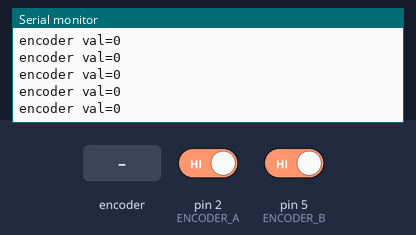
Simulated run of this sketch. Board: Arduino Uno, built with avr-gcc and run on an emulated ATmega328P. Shown: the last lines printed to the serial monitor. The inputs (shaded band) are chosen by the test bench; at power-on: pin 2 (ENCODER_A) HIGH, pin 5 (ENCODER_B) HIGH.

Above: at 1.2 s.
1.3 s: rotary encoder on pin 2 (ENCODER_A) / pin 5 (ENCODER_B) turned 1 step (first pin leading)
At 1.31 s:
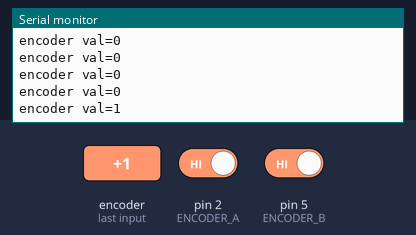
3.0 s: rotary encoder on pin 2 (ENCODER_A) / pin 5 (ENCODER_B) turned 1 step (first pin leading)
At 3.01 s:
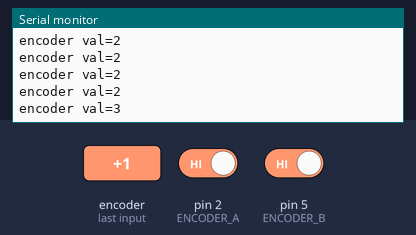
Timing chart, 0 to 6.0 s (numbered marks = the images above; inputs shaded):
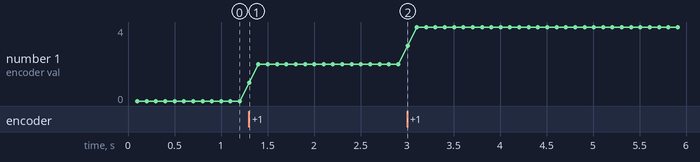

The sketch:

3.ino
```cpp
#define ENCODER_A 2 // 编码器读取采用中断方式，该引脚为第0个中断接口
#define ENCODER_B 5
long encoderVal; //左编码器值
//函数功能:外部中断读取编码器数据，具有二倍频功能注意外部中断是跳变沿触发
void getEncoder(void) {
  if (digitalRead(ENCODER_A) == LOW)
  { //如果是下降沿触发的中断
    if (digitalRead(ENCODER_B) == LOW)
    {
      encoderVal--; //根据另外一相电平判定方向
    }
    else
    {
      encoderVal++;
    }
  }
  else
  { //如果是上升沿触发的中断

    if (digitalRead(ENCODER_B) == LOW)
    {
      encoderVal++; //根据另外一相电平判定方向
    }
    else
    {
      encoderVal--;
    }
  }
}
void setup()
{
  //编码器引脚都设置输入
  pinMode( ENCODER_A, INPUT);
  pinMode(ENCODER_B, INPUT); //此处有错误，请找出并纠正
  //下面这一条语句此处有错误，请找出并纠正
  attachInterrupt(0,getEncoder,CHANGE); //2改成1，使能编码器引脚外部中断0,对应Arduino引脚2
  Serial.begin(9600);
}
void loop()
{
  delay(100);
  Serial.print("encoder val=");
  Serial.print(encoderVal);
  Serial. print("\r\n" );
}
```

Measured:
- after the input at 1.3 s, the serial monitor: prints a new line at once (image 1)
- after the input at 3.0 s, the serial monitor: prints a new line at once (image 2)
- plotted number 1: 0 → 2 after the input at 1.3 s, 2 → 4 after the input at 3.0 s
